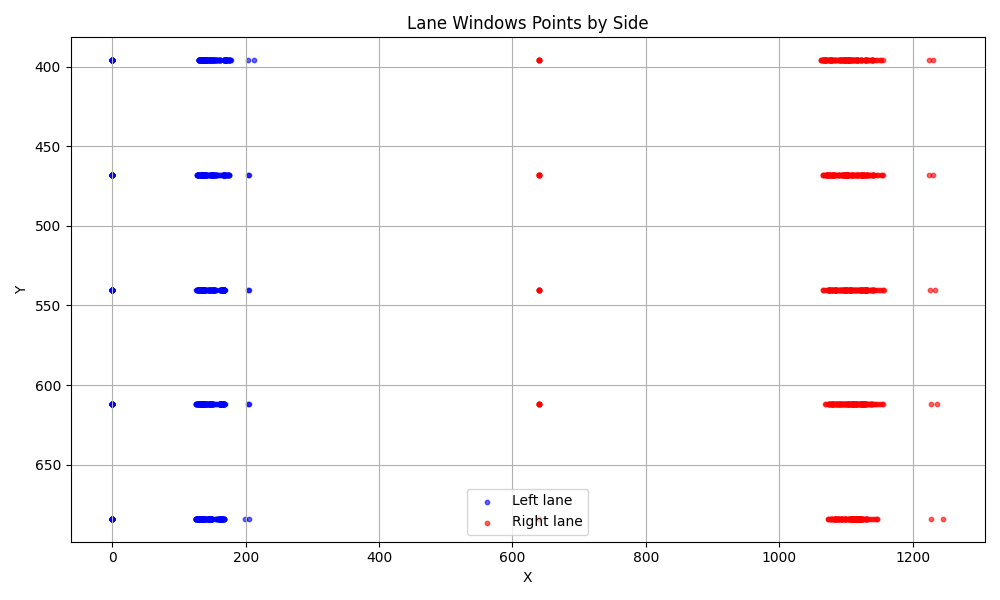

Recreate this plot in Python.
import argparse
import os
import pandas as pd
import matplotlib.pyplot as plt


def main():
    parser = argparse.ArgumentParser(description="Plot lane_windows points from CSV or Excel")
    parser.add_argument(
        "data_path",
        nargs="?",
        default="lane_windows.xlsx",
        help="Path to lane_windows.csv or lane_windows.xlsx (default: lane_windows.xlsx)"
    )
    parser.add_argument(
        "--output", "-o",
        help="Output image file (e.g., plot.png)",
        default=None
    )
    args = parser.parse_args()

    # Determine file path (xlsx/csv)
    data_path = args.data_path
    if not os.path.exists(data_path):
        base, ext = os.path.splitext(data_path)
        if ext.lower() in [".xls", ".xlsx"]:
            alt_csv = f"{base}.csv"
            if os.path.exists(alt_csv):
                print(f"Default file not found. Using '{alt_csv}' instead.")
                data_path = alt_csv
        elif ext.lower() == ".csv":
            alt_xlsx = f"{base}.xlsx"
            if os.path.exists(alt_xlsx):
                print(f"Default file not found. Using '{alt_xlsx}' instead.")
                data_path = alt_xlsx

    if not os.path.exists(data_path):
        raise FileNotFoundError(f"파일을 찾을 수 없습니다: {data_path}")

    # Load data
    ext = os.path.splitext(data_path)[1].lower()
    if ext in [".xls", ".xlsx"]:
        df = pd.read_excel(data_path, engine="openpyxl")
    elif ext == ".csv":
        df = pd.read_csv(data_path)
    else:
        raise ValueError(f"지원하지 않는 파일 형식입니다: {ext}")

    # Normalize columns
    df.columns = df.columns.str.strip().str.lower()

    # Plot
    plt.figure(figsize=(10, 6))

    # If side-based data exists
    if all(col in df.columns for col in ['side', 'x', 'y']):
        df['side'] = df['side'].astype(str).str.strip().str.lower()
        colors = {'l': 'blue', 'r': 'red'}
        for side, color in colors.items():
            side_df = df[df['side'] == side]
            plt.scatter(side_df['x'], side_df['y'], s=10, label=f"Side {side.upper()}", color=color, alpha=0.6)
    # If left_x, right_x, and y_center columns exist
    elif all(col in df.columns for col in ['left_x', 'right_x', 'y_center']):
        plt.scatter(df['left_x'], df['y_center'], s=10, label='Left lane', color='blue', alpha=0.6)
        plt.scatter(df['right_x'], df['y_center'], s=10, label='Right lane', color='red', alpha=0.6)
    else:
        print("Available columns:", df.columns.tolist())
        raise KeyError("필요한 컬럼이 없습니다. 'side','x','y' 또는 'left_x','right_x','y_center' 컬럼을 확인하세요.")

    # Invert y-axis for image coordinates
    plt.gca().invert_yaxis()
    plt.xlabel('X')
    plt.ylabel('Y')
    plt.title('Lane Windows Points by Side')
    plt.legend()
    plt.grid(True)
    plt.tight_layout()

    # Output
    if args.output:
        plt.savefig(args.output)
        print(f"Saved plot to {args.output}")
    else:
        plt.show()


if __name__ == '__main__':
    main()
